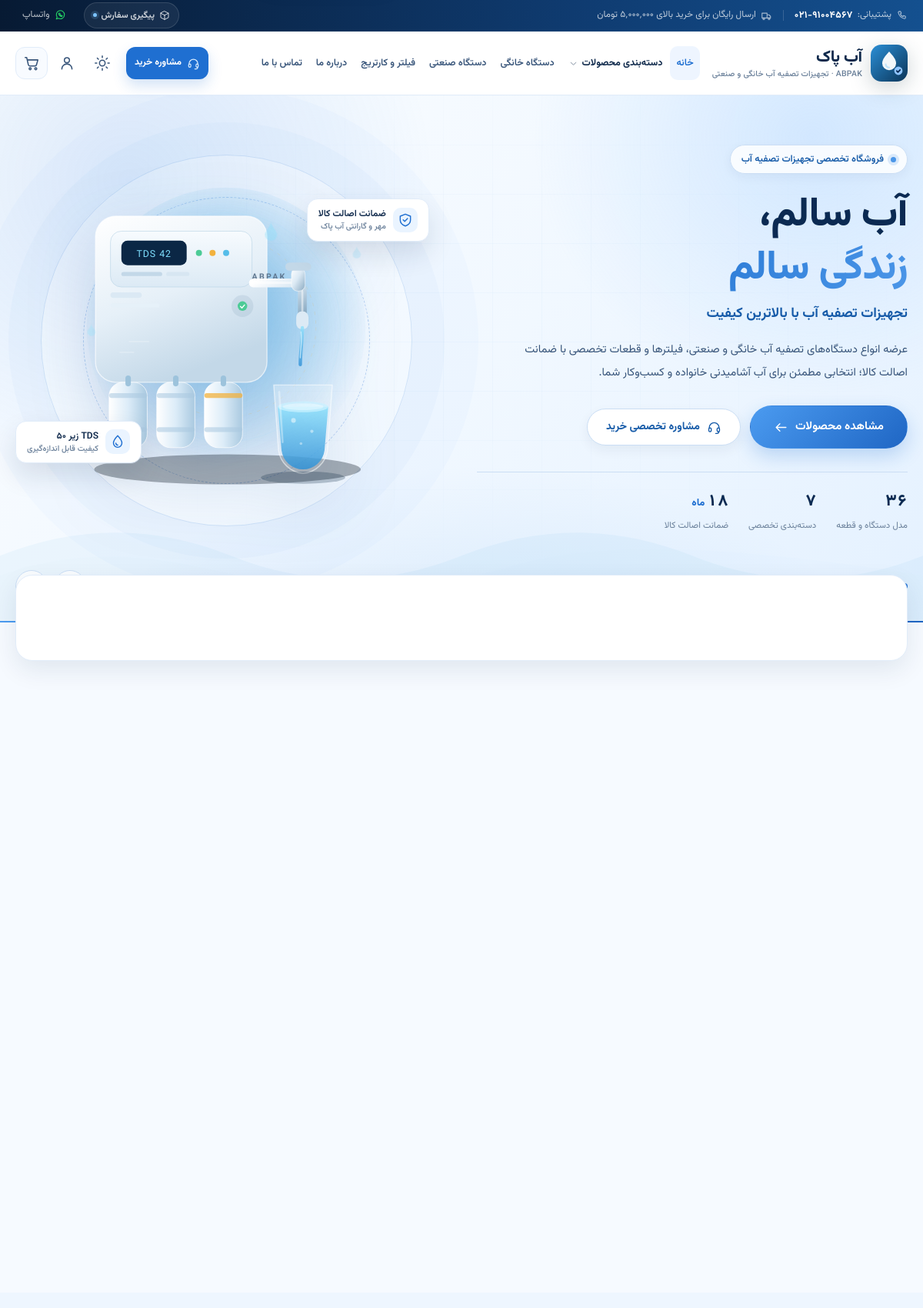
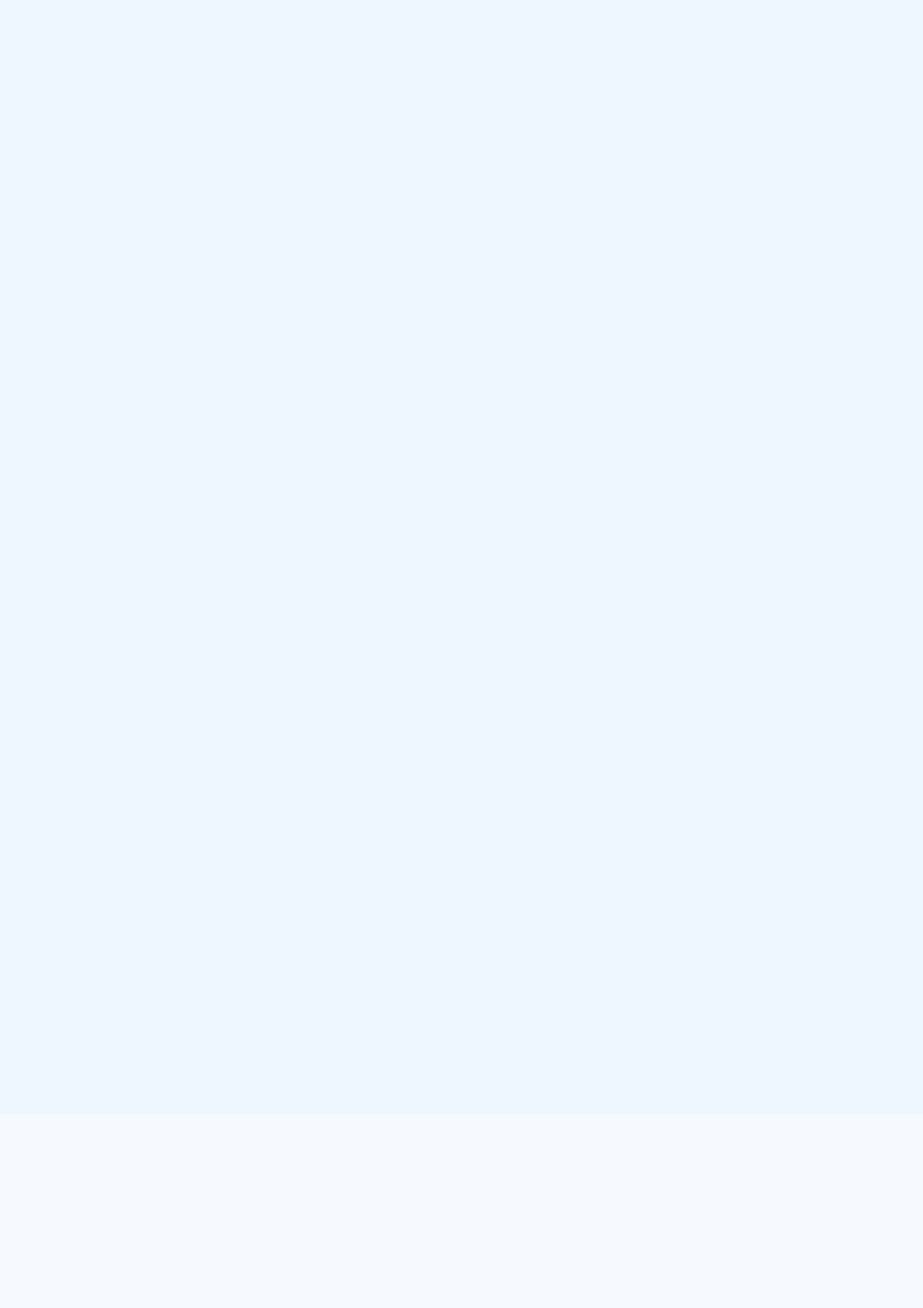
The page / (upper part) on the database its author committed (2 pictures, top to bottom).
### shop/models.py (models this page shows, shortened)
class SiteSettings(models.Model):
    FONT_VAZIRMATN = "vazirmatn"
    FONT_TAHOMA = "tahoma"
    FONT_CUSTOM = "custom"
    FONT_CHOICES = [
        (FONT_VAZIRMATN, "وزیرمتن (پیشنهادی)"),
        (FONT_TAHOMA, "تاهوما"),
        (FONT_CUSTOM, "فونت سفارشی (بارگذاری فایل woff2)"),
    ]
    site_name = models.CharField("نام سایت", max_length=80, default="آب پاک")
    site_name_en = models.CharField("نام انگلیسی", max_length=80, default="ABPAK")
    tagline = models.CharField("شعار سایت", max_length=160, default="تجهیزات تصفیه آب خانگی و صنعتی")
    phone = models.CharField("تلفن نمایشی", max_length=40, default="۰۲۱-۹۱۰۰۴۵۶۷")
    phone_raw = models.CharField("تلفن برای تماس", max_length=40, default="02191004567")
    mobile = models.CharField("موبایل", max_length=40, blank=True, default="۰۹۱۲۳۴۵۶۷۸۹")
    email = models.EmailField("ایمیل", blank=True, default="info@abpak.ir")
    address = models.CharField("آدرس", max_length=300, blank=True, default="تهران، خیابان ولیعصر، برج آبان، طبقه ۵")
    working_hours = models.CharField("ساعات پاسخگویی", max_length=120, default="شنبه تا پنجشنبه، ۹ صبح تا ۹ شب")
    tapsi_shop = models.URLField(
        "فروشگاه تپسی‌شاپ",
        blank=True,
        default="https://tapsi.shop/store/1439158740070203392/HIT759060",
    )
    instagram = models.URLField("اینستاگرام", blank=True, default="https://instagram.com/")
    telegram = models.URLField("تلگرام", blank=True, default="https://t.me/")
    whatsapp = models.URLField("واتساپ", blank=True, default="https://wa.me/989123456789")
    CURSOR_DROPLET = "droplet"
    CURSOR_SYSTEM = "system"
    CURSOR_CHOICES = [
        (CURSOR_DROPLET, "کرسر قطره‌ای (سفارشی آب پاک)"),
        (CURSOR_SYSTEM, "کرسر پیش‌فرض سیستم"),
    ]
    font_choice = models.CharField("فونت سایت", max_length=20, choices=FONT_CHOICES, default=FONT_VAZIRMATN)
    custom_font = models.FileField("فایل فونت سفارشی", upload_to="fonts/", blank=True, null=True)
    cursor_style = models.CharField("کرسر موس سایت", max_length=20, choices=CURSOR_CHOICES, default=CURSOR_DROPLET)
    animations_enabled = models.BooleanField("انیمیشن‌های حرکتی و اسکرول", default=True)
    logo = models.ImageField("لوگوی سایت", upload_to="branding/", blank=True, null=True)
    hero_image = models.ImageField("تصویر هیرو (صفحه اصلی)", upload_to="branding/", blank=True, null=True)
    updated_at = models.DateTimeField("آخرین بروزرسانی", auto_now=True)
    class Meta:
        verbose_name = "تنظیمات سایت"
        verbose_name_plural = "تنظیمات سایت"
    @classmethod
    def load(cls):
        obj = cache.get("abpak:site-settings")
        if obj is None:
            obj, _ = cls.objects.get_or_create(pk=1)
            cache.set("abpak:site-settings", obj, 600)
        return obj
    @property
    def font_stack(self):
        base = '"Vazirmatn", "Segoe UI", Tahoma, sans-serif'
        if self.font_choice == self.FONT_CUSTOM and self.custom_font:
            return '"ABPAK-Custom", ' + base
        if self.font_choice == self.FONT_TAHOMA:
            return 'Tahoma, "Segoe UI", sans-serif'
        return base

### shop/views.py (the view)
# urls.py: path("", views.home, name="home"),
def home(request):
    context = services.get_home_context()
    context["page_meta"] = {
        "title": "آب پاک | فروشگاه تخصصی تجهیزات تصفیه آب خانگی و صنعتی",
        "description": "خرید دستگاه تصفیه آب خانگی و صنعتی، فیلترها، ممبران، پمپ و قطعات اصلی با ضمانت اصالت کالا و ارسال به سراسر ایران.",
    }
    return render(request, "shop/home.html", context)

### shop/cache_utils.py (called while the page is built)
def catalog_version() -> int:
    version = cache.get(CATALOG_VERSION_KEY)
    if version is None:
        cache.set(CATALOG_VERSION_KEY, 1, None)
        version = 1
    return version

def cached_catalog(key_template: str, builder, timeout: int = 900):
    key = key_template.format(version=catalog_version())
    value = cache.get(key)
    if value is None:
        value = builder()
        cache.set(key, value, timeout)
    return value

### shop/cart.py (called while the page is built)
    def __len__(self) -> int:
        return sum(item.get("quantity", 0) for item in self.cart.values())

### shop/context_processors.py (called while the page is built)
def _nav_categories():
    return list(
        Category.objects.filter(is_active=True)
        .annotate(active_count=Count("products", filter=Q(products__is_active=True)))
        .order_by("sort_order", "id")
    )

### shop/models.py (called while the page is built)
    def get_absolute_url(self):
        return reverse("shop:category", args=[self.slug])

    def active(self):
        return self.filter(is_active=True)

    def get_absolute_url(self):
        return reverse("shop:product_detail", args=[self.slug])

    @property
    def has_discount(self):
        return bool(self.old_price and self.old_price > self.price)

    @property
    def discount_percent(self):
        if not self.has_discount:
            return 0
        return max(1, round((self.old_price - self.price) * 100 / self.old_price))

    @property
    def in_stock(self):
        return self.stock > 0

    @property
    def main_image(self):
        images = list(self.images.all())
        if not images:
            return None
        for image in images:
            if image.is_primary:
                return image
        return images[0]

    def _variant_url(self, suffix: str) -> str:
        if not self.image:
            return ""
        stem, _extension = os.path.splitext(self.image.name)
        candidate = f"{stem}{suffix}.webp"
        try:
            if self.image.storage.exists(candidate):
                return self.image.storage.url(candidate)
        except Exception:  # noqa: BLE001 - نبود فایل نباید صفحه را خراب کند
            return ""
        return ""

    @property
    def card_url(self) -> str:
        return self._variant_url("-400")

### shop/templatetags/shop_tags.py (called while the page is built)
@register.filter
def price(value):
    return format_price(value)

@register.filter
def fa(value):
    return to_persian_digits(value)

### shop/utils.py (called while the page is built)
def to_persian_digits(value) -> str:
    text = str(value)
    for index, digit in enumerate("0123456789"):
        text = text.replace(digit, PERSIAN_DIGITS[index])
    return text

### templates/shop/home.html (shortened to what this page needs)
{% extends "base.html" %}
{% load shop_tags %}
{% block content %}
<section class="hero">
  <div class="hero__grid-lines" aria-hidden="true"></div>
  <div class="hero__waves" aria-hidden="true">
    <svg class="wave wave--1" viewBox="0 0 1440 180" preserveAspectRatio="none">
      <path d="M0 96c120-38 240-38 360 0s240 38 360 0 240-38 360 0 240 38 360 0v84H0Z" fill="#2f9fdc" opacity="0.35"/>
    </svg>
    <svg class="wave wave--2" viewBox="0 0 1440 180" preserveAspectRatio="none">
      <path d="M0 120c160-44 280-16 420 8s260 8 380-20 300-30 640 12v60H0Z" fill="#8ed7f5" opacity="0.22"/>
    </svg>
  </div>
  <div class="container hero__slider" data-slider data-autoplay="7500">
    <article class="hero__slide is-active" data-slide aria-hidden="false">
      <div class="hero__slide-inner">
        <div class="hero__content">
          <span class="hero__eyebrow"><span class="dot" aria-hidden="true"></span> فروشگاه تخصصی تجهیزات تصفیه آب</span>
          <h1 class="hero__title">آب سالم،<span class="accent">زندگی سالم</span></h1>
          <p class="hero__subtitle">تجهیزات تصفیه آب با بالاترین کیفیت</p>
          <p class="hero__desc">
            عرضه انواع دستگاه‌های تصفیه آب خانگی و صنعتی، فیلترها و قطعات تخصصی با ضمانت اصالت کالا؛
            انتخابی مطمئن برای آب آشامیدنی خانواده و کسب‌وکار شما.
          </p>
          <div class="hero__actions">
            <a class="btn btn--primary" href="{% url 'shop:catalog' %}">
              مشاهده محصولات
              <svg class="icon" aria-hidden="true"><use href="#i-arrow-left"></use></svg>
            </a>
            <a class="btn btn--light" href="{% url 'shop:contact' %}">
              <svg class="icon" aria-hidden="true"><use href="#i-headset"></use></svg>
              مشاوره تخصصی خرید
            </a>
          </div>
          <div class="hero__stats">
            <div class="hero__stat"><strong>{{ total_products|fa }}</strong><span>مدل دستگاه و قطعه</span></div>
            <div class="hero__stat"><strong>{{ nav_categories|length|fa }}</strong><span>دسته‌بندی تخصصی</span></div>
            <div class="hero__stat"><strong>۱۸<em>ماه</em></strong><span>ضمانت اصالت کالا</span></div>
          </div>
        </div>
        <div class="hero__art">
          <span class="hero__art-glow" aria-hidden="true"></span>
          <span class="hero__art-rings" aria-hidden="true"></span>
          <span class="hero__art-rings hero__art-rings--inner" aria-hidden="true"></span>
          {% if site.hero_image %}
            <img class="hero__image" src="{{ site.hero_image.url }}" alt="{{ site.site_name }} — {{ site.tagline }}" fetchpriority="high" decoding="async">
          {% else %}
            {% include "partials/art/art-device.html" %}
          {% endif %}
          <div class="hero__float hero__float--1">
            <span class="icon-wrap"><svg class="icon" aria-hidden="true"><use href="#i-shield"></use></svg></span>
            <span>ضمانت اصالت کالا<small>مهر و گارانتی آب پاک</small></span>
          </div>
          <div class="hero__float hero__float--2">
            <span class="icon-wrap"><svg class="icon" aria-hidden="true"><use href="#i-droplet"></use></svg></span>
            <span>TDS زیر ۵۰<small>کیفیت قابل اندازه‌گیری</small></span>
          </div>
        </div>
      </div>
    </article>
    <div class="hero__controls">
      <div class="container hero__controls-inner">
        <div class="hero__dots" role="tablist" aria-label="اسلایدهای بنر">
        </div>
        <div class="hero__arrows">
          <button class="hero__arrow" type="button" data-slide-prev aria-label="اسلاید قبلی">
          </button>
          <button class="hero__arrow" type="button" data-slide-next aria-label="اسلاید بعدی">
          </button>
        </div>
      </div>
    </div>
  </div>
</section>
<section class="benefits" aria-label="مزایای خرید از آب پاک">
  <div class="container">
    <div class="benefits__grid">
    </div>
  </div>
</section>
<section class="section" id="categories">
  <div class="container">
    <div class="category-grid">
    </div>
  </div>
</section>
<section class="section section--alt" id="featured">
  <div class="container">
    <div class="product-grid">
    </div>
  </div>
</section>
<section class="section" id="about">
  <div class="container">
    <div class="about-split">
    </div>
  </div>
</section>
{% endblock %}

### templates/partials/header.html (shortened to what this page needs)
{% load static shop_tags %}
<header class="site-header" id="siteHeader">
  <div class="topbar">
    <div class="container topbar__inner">
      <div class="topbar__right">
        <a class="topbar__link" href="tel:{{ STORE.phone_raw }}">
          <svg class="icon" aria-hidden="true"><use href="#i-phone"></use></svg>
          <span class="topbar__label">پشتیبانی:</span>
          <span class="topbar__value">{{ STORE.phone }}</span>
        </a>
        <span class="topbar__link topbar__link--static topbar__shipping">
          <svg class="icon" aria-hidden="true"><use href="#i-truck"></use></svg>
          <span>ارسال رایگان برای خرید بالای {{ FREE_SHIPPING_THRESHOLD_FA }} تومان</span>
        </span>
      </div>
      <div class="topbar__left">
        <a class="topbar__track" href="{% url 'shop:track_order' %}">
          <svg class="icon" aria-hidden="true"><use href="#i-box"></use></svg>
          <span class="topbar__track-text">پیگیری سفارش</span>
          <span class="topbar__track-dot" aria-hidden="true"></span>
        </a>
        <a class="topbar__link topbar__link--wa" href="{{ STORE.whatsapp }}" target="_blank" rel="noopener" aria-label="مشاوره در واتساپ">
          <svg class="icon" aria-hidden="true"><use href="#i-whatsapp"></use></svg>
          <span class="topbar__wa-text">واتساپ</span>
        </a>
      </div>
    </div>
  </div>
  <div class="header">
    <div class="container header__inner">
      <a class="brand" href="{% url 'shop:home' %}" aria-label="{{ site.site_name }} - صفحه اصلی">
        <span class="brand__mark" aria-hidden="true">
        </span>
        <span class="brand__text">
          <strong class="brand__name">{{ site.site_name }}</strong>
          <span class="brand__sub">{{ site.site_name_en }} · {{ site.tagline }}</span>
        </span>
      </a>
      <nav class="nav" aria-label="منوی اصلی">
        <ul class="nav__list">
          <li class="nav__item">
            <a class="nav__link {% if request.resolver_match.url_name == 'home' %}is-active{% endif %}" href="{% url 'shop:home' %}">خانه</a>
          </li>
          <li class="nav__item has-dropdown has-mega" data-dropdown>
            <a class="nav__link nav__link--shop {% if request.resolver_match.url_name == 'catalog' %}is-active{% endif %}" href="{% url 'shop:catalog' %}">
              دسته‌بندی محصولات
              <svg class="icon nav__caret" aria-hidden="true"><use href="#i-chevron-down"></use></svg>
            </a>
          </li>
          <li class="nav__item">
            <a class="nav__link " href="{% url 'shop:category' 'home-water-purifiers' %}">دستگاه خانگی</a>
          </li>
          <li class="nav__item">
            <a class="nav__link " href="{% url 'shop:category' 'industrial-water-purifiers' %}">دستگاه صنعتی</a>
          </li>
          <li class="nav__item">
            <a class="nav__link " href="{% url 'shop:category' 'filters-cartridges' %}">فیلتر و کارتریج</a>
          </li>
          <li class="nav__item">
            <a class="nav__link {% if request.resolver_match.url_name == 'about' %}is-active{% endif %}" href="{% url 'shop:about' %}">درباره ما</a>
          </li>
          <li class="nav__item">
            <a class="nav__link {% if request.resolver_match.url_name == 'contact' %}is-active{% endif %}" href="{% url 'shop:contact' %}">تماس با ما</a>
          </li>
        </ul>
      </nav>
      <div class="header__actions">
        <a class="header__cta" href="{% url 'shop:contact' %}">
          <svg class="icon" aria-hidden="true"><use href="#i-headset"></use></svg>
          مشاوره خرید
        </a>
        <div class="header__icons">
          <button type="button" class="icon-btn theme-toggle" data-theme-toggle aria-label="تغییر حالت روز و شب" title="حالت روز / شب">
            <svg class="icon theme-toggle__sun" aria-hidden="true"><use href="#i-sun"></use></svg>
          </button>
          {% if user.is_authenticated %}
            <div class="has-dropdown account-menu" data-dropdown>
              <button type="button" class="icon-btn account-menu__btn" data-dropdown-toggle aria-expanded="false" aria-label="منوی حساب کاربری">
                <svg class="icon" aria-hidden="true"><use href="#i-user"></use></svg>
              </button>
              <div class="dropdown dropdown--sm dropdown--end">
                <span class="dropdown__heading">{{ user.get_full_name|default:user.username }}</span>
                <a class="dropdown__link" href="{% url 'shop:account' %}">
                  <svg class="icon" aria-hidden="true"><use href="#i-user-circle"></use></svg>
                  حساب کاربری
                </a>
                <a class="dropdown__link" href="{% url 'shop:account_orders' %}">
                  <svg class="icon" aria-hidden="true"><use href="#i-box"></use></svg>
                  سفارش‌های من
                </a>
                <form action="{% url 'shop:logout' %}" method="post">
                  {% csrf_token %}
                  <button class="dropdown__link dropdown__link--button" type="submit">
                    <svg class="icon" aria-hidden="true"><use href="#i-logout"></use></svg>
                    خروج از حساب
                  </button>
                </form>
              </div>
            </div>
          {% else %}
            <a class="icon-btn" href="{% url 'shop:login' %}?next={{ request.path|urlencode }}" aria-label="ورود و ثبت‌نام">
              <svg class="icon" aria-hidden="true"><use href="#i-user"></use></svg>
            </a>
          {% endif %}
          <a class="icon-btn cart-btn" href="{% url 'shop:cart' %}" aria-label="سبد خرید">
            <svg class="icon" aria-hidden="true"><use href="#i-cart"></use></svg>
          </a>
        </div>
      </div>
    </div>
  </div>
</header>

### static/css/pages.css (style rules this page uses)
@media (max-width: 1340px) { .container { padding-inline: 20px; } }
@media (max-width: 1340px) { .nav__link { padding-inline: 9px; font-size: 13px; } }
@media (max-width: 1340px) { .header__inner { gap: 14px; } }

### rows shown on the page
SiteSettings: phone "۰۲۱-۹۱۰۰۴۵۶۷", site_name "آب پاک", tagline "تجهیزات تصفیه آب خانگی و صنعتی"

### other values the page prints
{{ FREE_SHIPPING_THRESHOLD_FA }} "۵٬۰۰۰٬۰۰۰"
{{ total_products|fa }} "۳۶"
{{ nav_categories|length|fa }} "۷"
